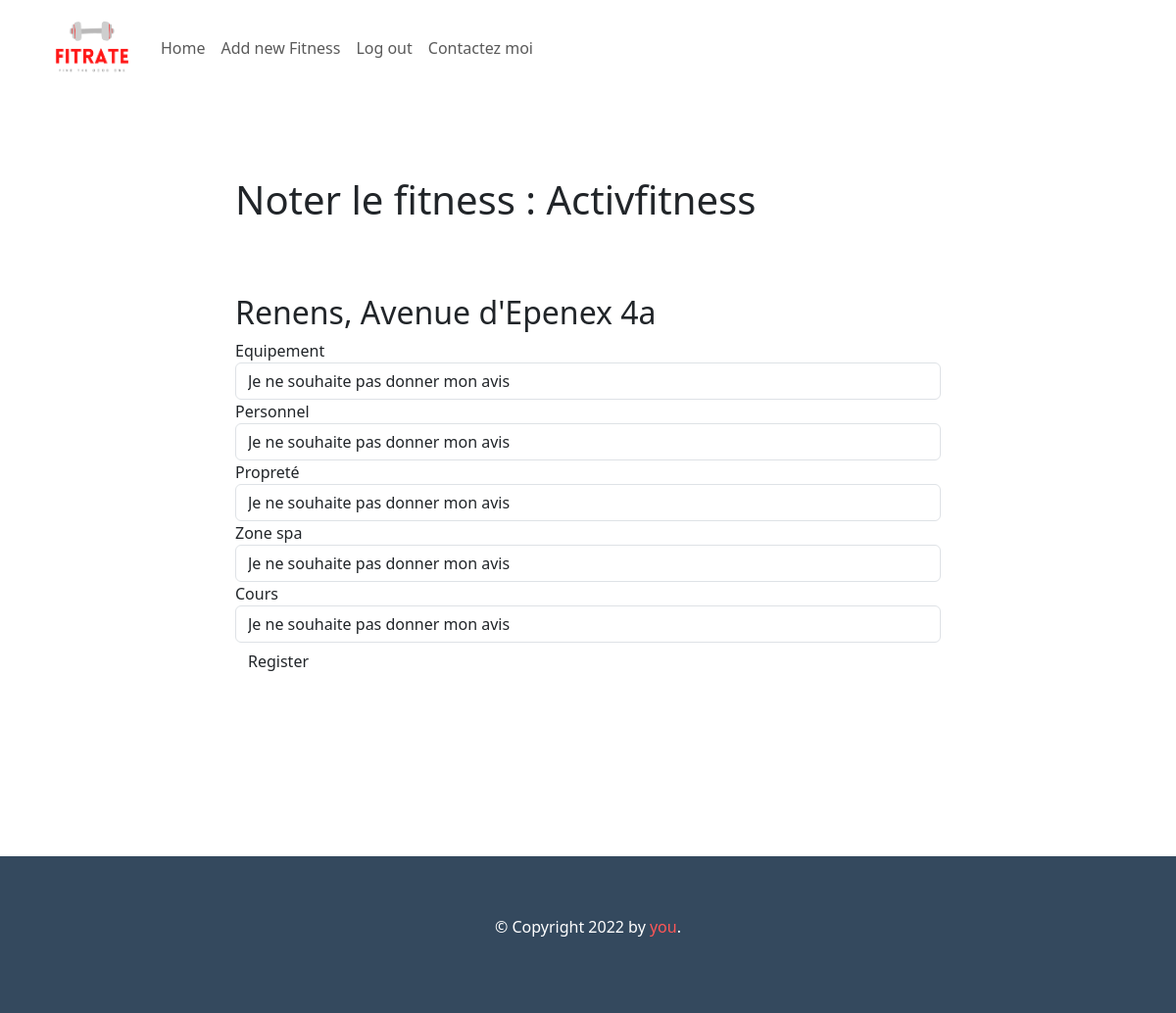
Screenshot of /commenter?id_fitness=1 (signed in) with the database file from the repository.
### main.py (models this page shows, shortened)
class Fitness(db.Model):
    __tablename__ = 'fitness'
    id = db.Column(db.Integer, primary_key=True)
    name = db.Column(db.String(250), nullable=False)
    adresse = db.Column(db.String(250), nullable=False, unique=True)
    site_url = db.Column(db.String(250), nullable=False, unique=True)
    ville= db.Column(db.String(250), nullable=False, unique=True)
    code_postal = db.Column(db.Integer)
    url_image = db.Column(db.String(250), nullable=False)
    adresse_url = db.Column(db.String(250), nullable=False)
    note_equipement = db.Column(db.Float(250), nullable=False)
    note_equipement_nombre = db.Column(db.Integer)
    note_personnel = db.Column(db.Float(250))
    note_personnel_nombre = db.Column(db.Integer)
    note_piscine = db.Column(db.Float(250))
    note_piscine_nombre = db.Column(db.Integer)
    note_proprete = db.Column(db.Float(250))
    note_proprete_nombre = db.Column(db.Integer)
    is_cours = db.Column(db.Boolean)
    note_cours = db.Column(db.Float(250))
    note_cours_nombre = db.Column(db.Integer)
    is_spa = db.Column(db.Boolean)
    note_spa = db.Column(db.Float(250))
    note_spa_nombre = db.Column(db.Integer)
    prix_mensuel = db.Column(db.Float(250))
    note_general = db.Column(db.Float(250))
    note_general_nombre = db.Column(db.Float(250))
    lundi_ouverture = db.Column(db.String(250), nullable=False)
    mardi_ouverture = db.Column(db.String(250), nullable=False)
    mercredi_ouverture = db.Column(db.String(250), nullable=False)
    jeudi_ouverture = db.Column(db.String(250), nullable=False)
    vendredi_ouverture = db.Column(db.String(250), nullable=False)
    samedi_ouverture = db.Column(db.String(250), nullable=False)
    dimanche_ouverture = db.Column(db.String(250), nullable=False)

### main.py (the view, shortened to what this page needs)
@app.route("/commenter", methods = ["GET", "POST"])
def commenter():
    id = request.args.get("id_fitness")
    fitness = Fitness.query.filter_by(id=id).first()
    form = CommentaireForm()
    return render_template("commenter.html", fitness=fitness, form = form)

### form.py
class CommentaireForm(FlaskForm):
     note_equipement = SelectField("Equipement", choices=["Je ne souhaite pas donner mon avis", '🏋', '🏋🏋', "🏋🏋🏋", "🏋🏋🏋🏋", "🏋🏋🏋🏋🏋"])
     note_personnel = SelectField("Personnel", choices=["Je ne souhaite pas donner mon avis", '🙋',"🙋🙋", "🙋🙋🙋", "🙋🙋🙋🙋", "🙋🙋🙋🙋🙋"])
     note_proprete = SelectField("Propreté", choices=["Je ne souhaite pas donner mon avis",'🧹', "🧹🧹", "🧹🧹🧹", "🧹🧹🧹🧹", "🧹🧹🧹🧹🧹"])
     note_cours = SelectField("Cours", choices=["Je ne souhaite pas donner mon avis", '💪', "💪💪", "💪💪💪", "💪💪💪💪", "💪💪💪💪💪"])
     note_spa = SelectField("Zone spa", choices=["Je ne souhaite pas donner mon avis","💆", "💆💆", "💆💆💆", "💆💆💆💆", "💆💆💆💆💆"])
     note_piscine = SelectField("Piscine", choices=["Je ne souhaite pas donner mon avis", '🏊', "🏊🏊", "🏊🏊🏊", "🏊🏊🏊🏊", "🏊🏊🏊🏊🏊"])
     commenter = SubmitField('Register')

### main.py (called while the page is built)
@login_manager.user_loader
def load_user(user_id):
    return User.query.get(user_id)

### templates/commenter.html (shortened to what this page needs)
{% extends "base.html" %}
{% import "bootstrap/wtf.html" as wtf %}
{% block content %}
    <div class="form">
        <h1>Noter le fitness : {{fitness.name}}</h1>
        <h2>{{fitness.ville}}, {{fitness.adresse}}</h2>
        <form class="form form-horizontal" method="post" role="form">
        {{ wtf.form_field(form.note_equipement) }}
        {{ wtf.form_field(form.note_personnel) }}
        {{ wtf.form_field(form.note_proprete) }}
        {% if fitness.is_spa %}
        {{ wtf.form_field(form.note_spa) }}
        {% endif %}
        {% if fitness.is_cours %}
        {{ wtf.form_field(form.note_cours) }}
        {% endif %}
        {{ wtf.form_field(form.commenter) }}
        </form>
    </div>
{% endblock %}

### static/style.css (style rules this page uses)
.form { padding: 15% 20%; }
h1 { margin-bottom:10%; }
body { display: flex; flex-direction: column; height: 100%; margin: 0; padding: 0; }
form { padding:0px !important; }

### rows the page displays
Fitness: name "Activfitness", ville "Renens", adresse "Avenue d'Epenex 4a"
